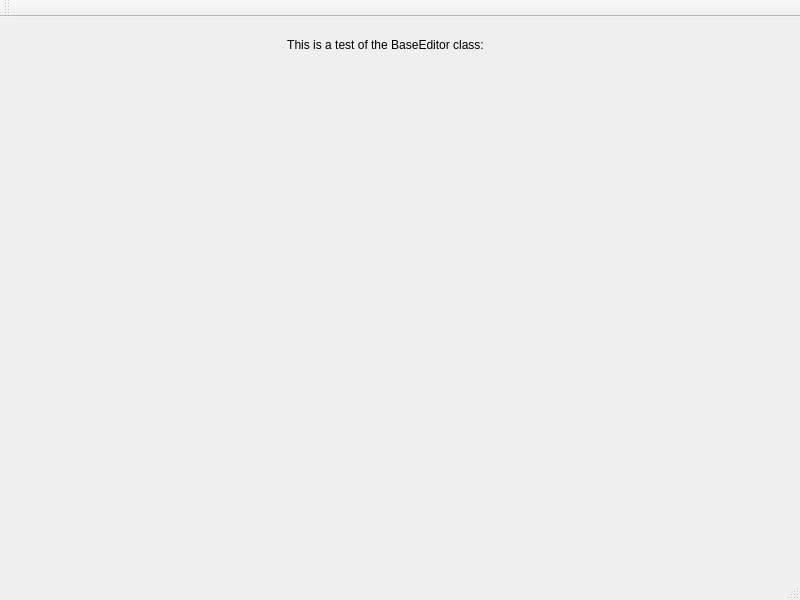
<?xml version="1.0" encoding="UTF-8"?>
<ui version="4.0">
 <class>MainWindow</class>
 <widget class="QMainWindow" name="MainWindow">
  <property name="geometry">
   <rect>
    <x>0</x>
    <y>0</y>
    <width>800</width>
    <height>600</height>
   </rect>
  </property>
  <property name="windowTitle">
   <string>MainWindow</string>
  </property>
  <widget class="QWidget" name="centralWidget">
   <widget class="QLabel" name="label">
    <property name="geometry">
     <rect>
      <x>260</x>
      <y>20</y>
      <width>251</width>
      <height>16</height>
     </rect>
    </property>
    <property name="text">
     <string>This is a test of the BaseEditor class:</string>
    </property>
    <property name="alignment">
     <set>Qt::AlignCenter</set>
    </property>
    <property name="wordWrap">
     <bool>true</bool>
    </property>
   </widget>
   <widget class="BaseEditor" name="baseEditor" native="true">
    <property name="geometry">
     <rect>
      <x>150</x>
      <y>100</y>
      <width>461</width>
      <height>301</height>
     </rect>
    </property>
   </widget>
  </widget>
  <widget class="QMenuBar" name="menuBar">
   <property name="geometry">
    <rect>
     <x>0</x>
     <y>0</y>
     <width>800</width>
     <height>20</height>
    </rect>
   </property>
  </widget>
  <widget class="QToolBar" name="mainToolBar">
   <attribute name="toolBarArea">
    <enum>TopToolBarArea</enum>
   </attribute>
   <attribute name="toolBarBreak">
    <bool>false</bool>
   </attribute>
  </widget>
  <widget class="QStatusBar" name="statusBar"/>
 </widget>
 <layoutdefault spacing="6" margin="11"/>
 <customwidgets>
  <customwidget>
   <class>BaseEditor</class>
   <extends>QWidget</extends>
   <header>BaseEditor.h</header>
   <container>1</container>
  </customwidget>
 </customwidgets>
 <resources/>
 <connections/>
</ui>
